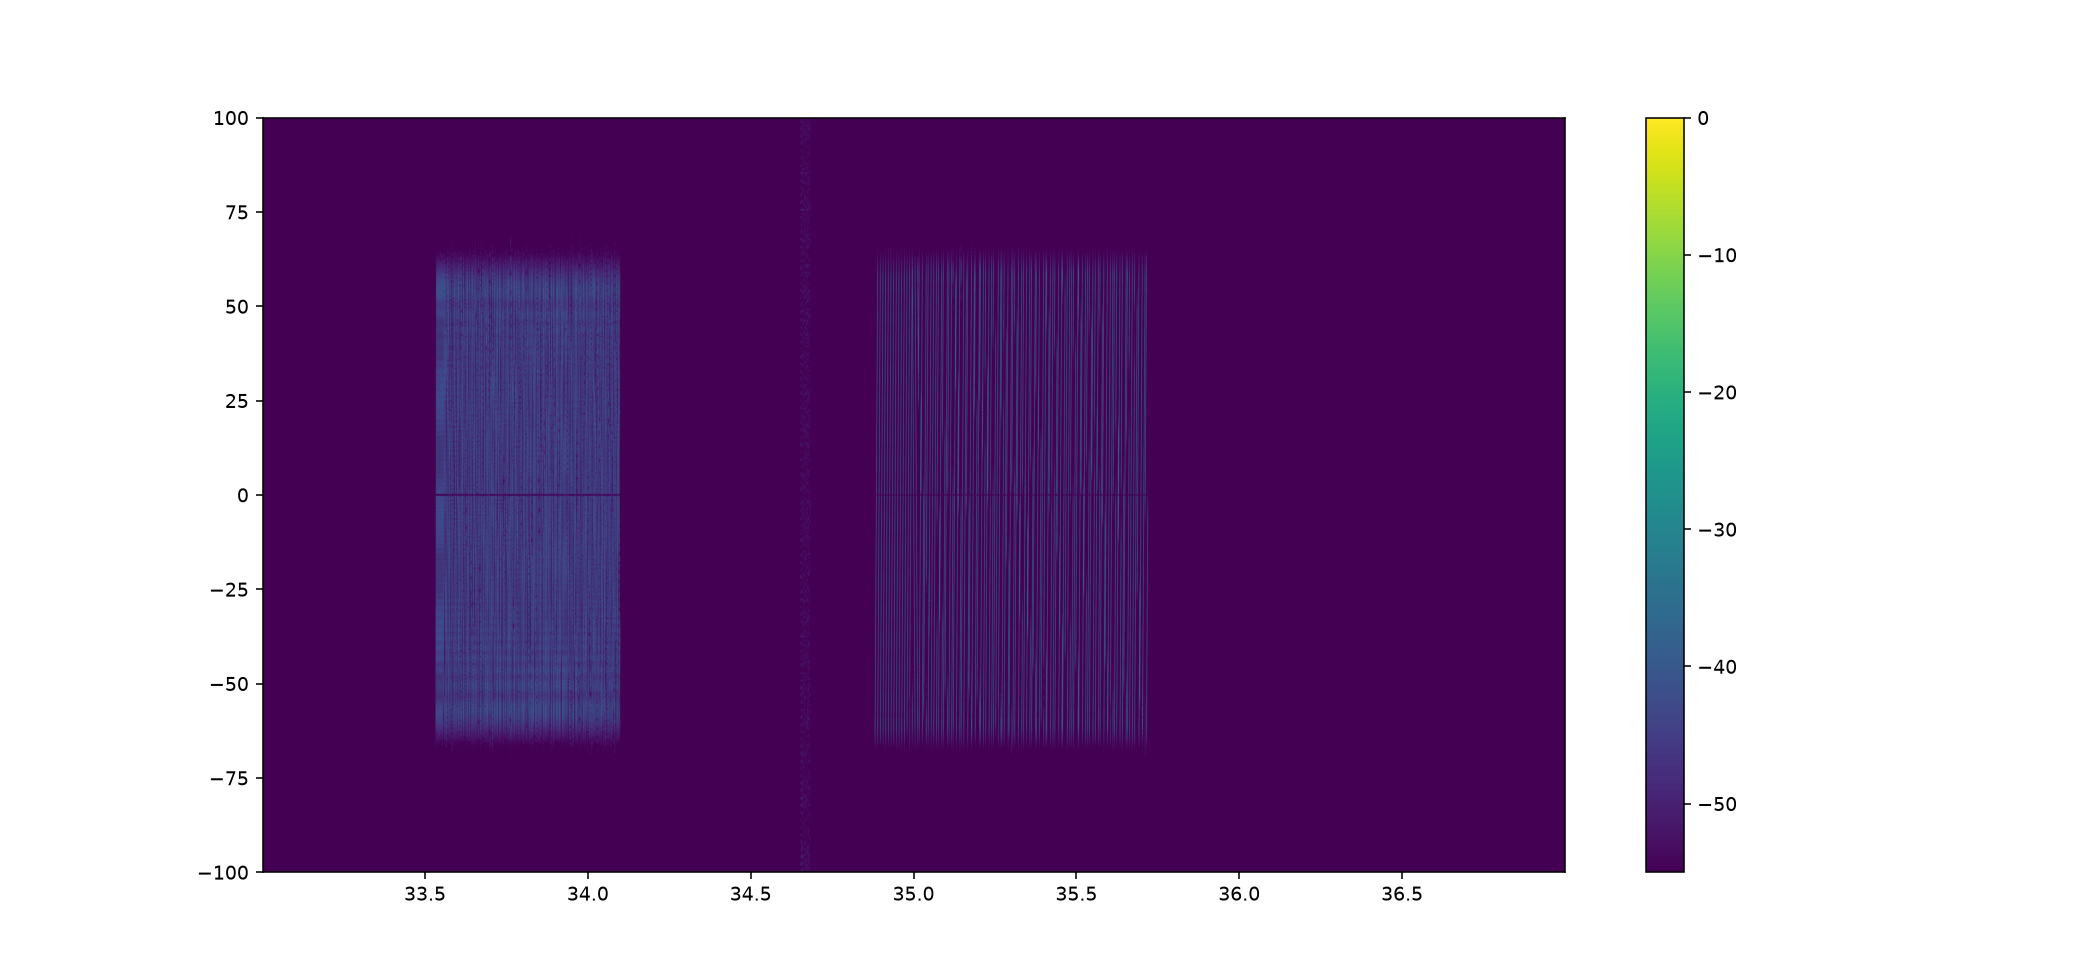

Write the Python code that produced this figure.
import numpy as np
from scipy import signal
import matplotlib.pyplot as plt

raw=np.memmap('vela_band_0136.sigmf-data',dtype=np.int8)
fs=1999999.0
start=33.0; dur=4.0
i=int(start*fs); n=int(dur*fs)
z=raw[2*i:2*(i+n):2].astype(np.float32)+1j*raw[2*i+1:2*(i+n):2].astype(np.float32)
f0=433175000-433549995
z *= np.exp(-2j*np.pi*f0*np.arange(i,i+n)/fs).astype(np.complex64)
z=signal.resample_poly(z,1,8)
fs/=8
np.save('target4s.npy',z)
f,t,S=signal.spectrogram(z,fs,nperseg=512,noverlap=384,return_onesided=False,mode='magnitude')
S=np.fft.fftshift(S,axes=0); f=np.fft.fftshift(f)
plt.figure(figsize=(15,7))
plt.imshow(20*np.log10(S+1e-5),extent=[t[0]+start,t[-1]+start,f[0]/1000,f[-1]/1000],origin='lower',aspect='auto',vmin=-55,vmax=0)
plt.ylim(-100,100);plt.colorbar();plt.savefig('zoom.png',dpi=140)
print(len(z),np.max(np.abs(z)))
